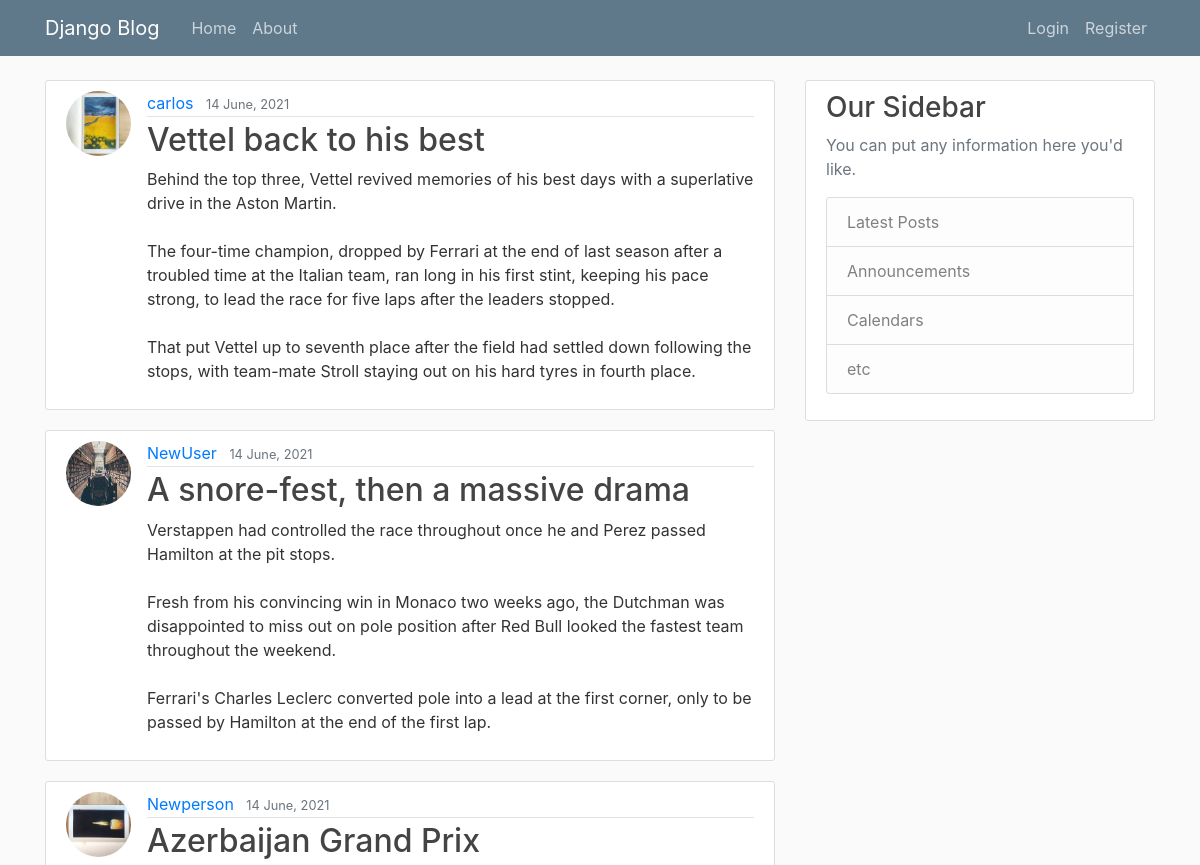
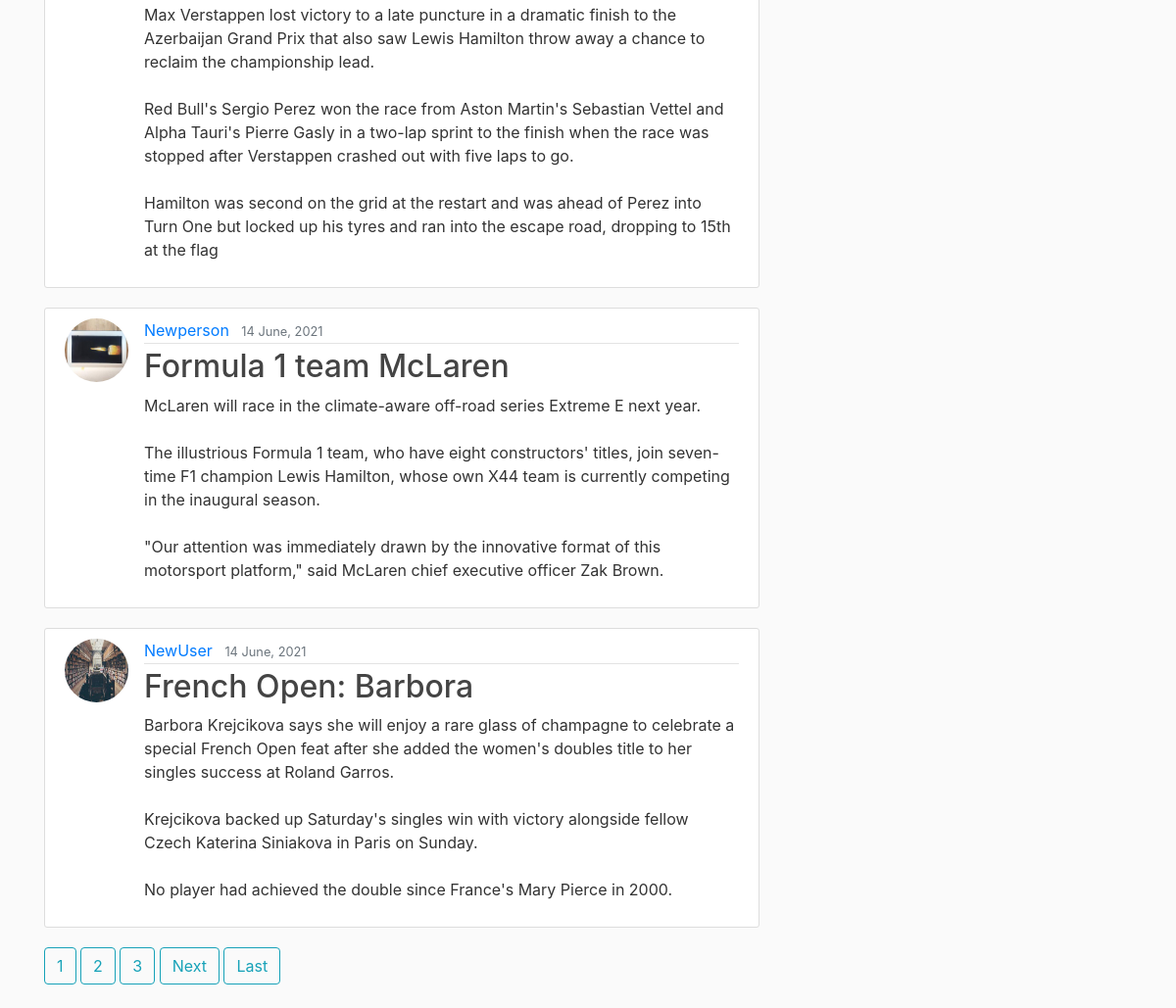
The page / on the database its author committed (2 pictures, top to bottom).
### blog/models.py (models this page shows, shortened)
class Post(models.Model):
    title = models.CharField(max_length=100)
    content = models.TextField()
    date_posted = models.DateTimeField(default=timezone.now)
    author = models.ForeignKey(User, on_delete=models.CASCADE)

### users/models.py (models this page shows, shortened)
class Profile(models.Model):
    user = models.OneToOneField(User, on_delete=models.CASCADE)
    image = models.ImageField(default='default.jpg', upload_to='profile_pics')

### blog/views.py (the view)
# urls.py: path('', PostListView.as_view(), name='blog-home'),
class PostListView(ListView):
    model = Post
    template_name = 'blog/home.html'
    context_object_name = 'posts'
    ordering = ['-date_posted']
    paginate_by = 5

### blog/templates/blog/home.html (shortened to what this page needs)
{% extends "blog/base.html" %}
{% block content %}
    {% for post in posts %}
        <article class="media content-section">
            <img class="rounded-circle article-img" src="{{ post.author.profile.image.url }}">
            <div class="media-body">
            <div class="article-metadata">
                <a class="mr-2" href="{% url 'user-posts' post.author.username %}">{{ post.author }}</a>
                <small class="text-muted">{{ post.date_posted | date:"d F, Y"  }}</small>
            </div>
            <h2><a class="article-title" href="{% url 'post-detail' post.id %}">{{ post.title }}</a></h2>
            <p class="article-content">{{ post.content }}</p>
            </div>
        </article>
    {% endfor %}
    {% if is_paginated %}
        {% for num in page_obj.paginator.page_range %}
            {% if page_obj.number == num %}
                <a class="btn btn-outline-info mb-4" href="?page={{ num }}">{{num}}</a>
            {% elif num > page_obj.number|add:'-3' %}
                <a class="btn btn-outline-info mb-4" href="?page={{ num }}">{{num}}</a>
            {% endif %}
        {% endfor %}
        {% if page_obj.has_next %}
            <a class="btn btn-outline-info mb-4" href="?page={{ page_obj.next_page_number }}">Next</a>
            <a class="btn btn-outline-info mb-4" href="?page={{ page_obj.paginator.num_pages }}">Last</a>
        {% endif %}
    {% endif %}
{% endblock content %}

### blog/templates/blog/base.html (shortened to what this page needs)
{% load static %}
<!DOCTYPE html>
<html>
    <head>
    <link rel="stylesheet" href="https://stackpath.bootstrapcdn.com/bootstrap/4.3.1/css/bootstrap.min.css">
    <link rel="stylesheet" type="text/css" href="{% static 'blog/main.css' %}">
    </head>
    <body>
        <header class="site-header">
            <nav class="navbar navbar-expand-md navbar-dark bg-steel fixed-top">
              <div class="container">
                <a class="navbar-brand mr-4" href="{% url 'blog-home' %}">Django Blog</a>
                <div class="collapse navbar-collapse" id="navbarToggle">
                  <div class="navbar-nav mr-auto">
                    <a class="nav-item nav-link" href="{% url 'blog-home' %}">Home</a>
                    <a class="nav-item nav-link" href="{% url 'blog-about' %}">About</a>
                  </div>
                  <div class="navbar-nav">
                    {% if user.is_authenticated %}
                      <a class="nav-item nav-link" href="{% url 'post-create' %}">New Post</a>
                      <a class="nav-item nav-link" href="{% url 'profile' %}">Profile</a>
                      <a class="nav-item nav-link" href="{% url 'logout' %}">Logout</a>
                    {% else %}
                      <a class="nav-item nav-link" href="{% url 'login' %}">Login</a>
                      <a class="nav-item nav-link" href="{% url 'register' %}">Register</a>
                    {% endif %}
                  </div>
                </div>
              </div>
            </nav>
          </header>
          <main role="main" class="container">
            <div class="row">
              <div class="col-md-8">
                {% block content %}{% endblock %}
              </div>
              <div class="col-md-4">
                <div class="content-section">
                  <h3>Our Sidebar</h3>
                  <p class='text-muted'>You can put any information here you'd like.
                    <ul class="list-group">
                      <li class="list-group-item list-group-item-light">Latest Posts</li>
                      <li class="list-group-item list-group-item-light">Announcements</li>
                      <li class="list-group-item list-group-item-light">Calendars</li>
                      <li class="list-group-item list-group-item-light">etc</li>
                    </ul>
                  </p>
                </div>
              </div>
            </div>
          </main>
    </body>
</html>

### blog/static/blog/main.css (style rules this page uses)
body { background: #fafafa; color: #333333; margin-top: 5rem; }
h1, h2, h3, h4, h5, h6 { color: #444444; }
ul { margin: 0; }
.bg-steel { background-color: #5f788a; }
.site-header .navbar-nav .nav-link { color: #cbd5db; }
.content-section { background: #ffffff; padding: 10px 20px; border: 1px solid #dddddd; border-radius: 3px; margin-bottom: 20px; }
.article-title { color: #444444; }
.article-content { white-space: pre-line; }
.article-img { height: 65px; width: 65px; margin-right: 16px; }
.article-metadata { padding-bottom: 1px; margin-bottom: 4px; border-bottom: 1px solid #e3e3e3 }

### rows shown on the page
Post: author.profile.image (picture), author "carlos", date_posted "14 June, 2021", title "Vettel back to his best", content "Behind the top three, Vettel revived memories of his best days with a superlative drive in the Aston Martin. The four-time champion, dropped by Ferrari at the end of last season after a troubled time at the Italian team, ran long in his first stint, keeping his pace strong, to lead the race for five laps after the leaders stopped. That put Vettel up to seventh place after the field had settled down following the stops, with team-mate Stroll staying out on his hard tyres in fourth place."
Post: author.profile.image (picture), author "NewUser", date_posted "14 June, 2021", title "A snore-fest, then a massive drama", content "Verstappen had controlled the race throughout once he and Perez passed Hamilton at the pit stops. Fresh from his convincing win in Monaco two weeks ago, the Dutchman was disappointed to miss out on pole position after Red Bull looked the fastest team throughout the weekend. Ferrari's Charles Leclerc converted pole into a lead at the first corner, only to be passed by Hamilton at the end of the first lap."
Post: author.profile.image (picture), author "Newperson", date_posted "14 June, 2021", title "Azerbaijan Grand Prix", content "Max Verstappen lost victory to a late puncture in a dramatic finish to the Azerbaijan Grand Prix that also saw Lewis Hamilton throw away a chance to reclaim the championship lead. Red Bull's Sergio Perez won the race from Aston Martin's Sebastian Vettel and Alpha Tauri's Pierre Gasly in a two-lap sprint to the finish when the race was stopped after Verstappen crashed out with five laps to go. Hamilton was second on the grid at the restart and was ahead of Perez into Turn One but locked up his tyres and ran into the escape road, dropping to 15th at the flag"
Post: author.profile.image (picture), author "Newperson", date_posted "14 June, 2021", title "Formula 1 team McLaren", content "McLaren will race in the climate-aware off-road series Extreme E next year. The illustrious Formula 1 team, who have eight constructors' titles, join seven-time F1 champion Lewis Hamilton, whose own X44 team is currently competing in the inaugural season. \"Our attention was immediately drawn by the innovative format of this motorsport platform,\" said McLaren chief executive officer Zak Brown."
Post: author.profile.image (picture), author "NewUser", date_posted "14 June, 2021", title "French Open: Barbora", content "Barbora Krejcikova says she will enjoy a rare glass of champagne to celebrate a special French Open feat after she added the women's doubles title to her singles success at Roland Garros. Krejcikova backed up Saturday's singles win with victory alongside fellow Czech Katerina Siniakova in Paris on Sunday. No player had achieved the double since France's Mary Pierce in 2000."

### other values the page prints
{{ num }} "1"
{{ num }} "2" "3"
